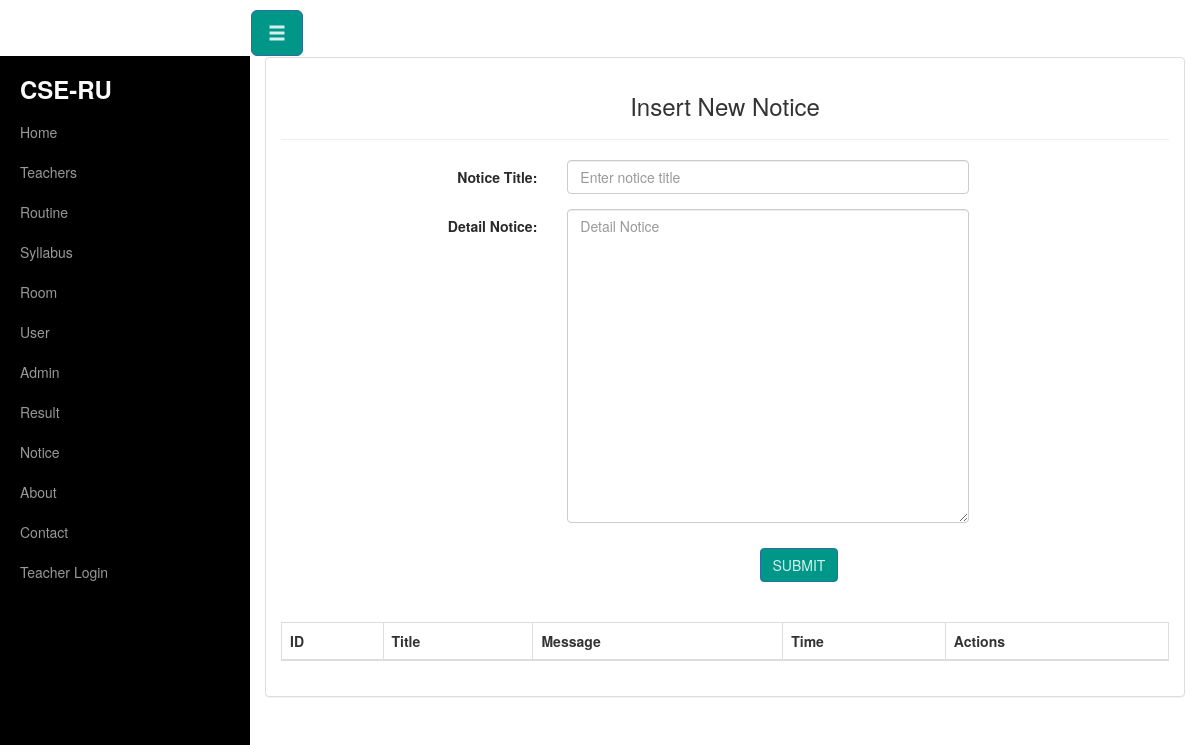
Before: /admin_notice.php with the older database file.
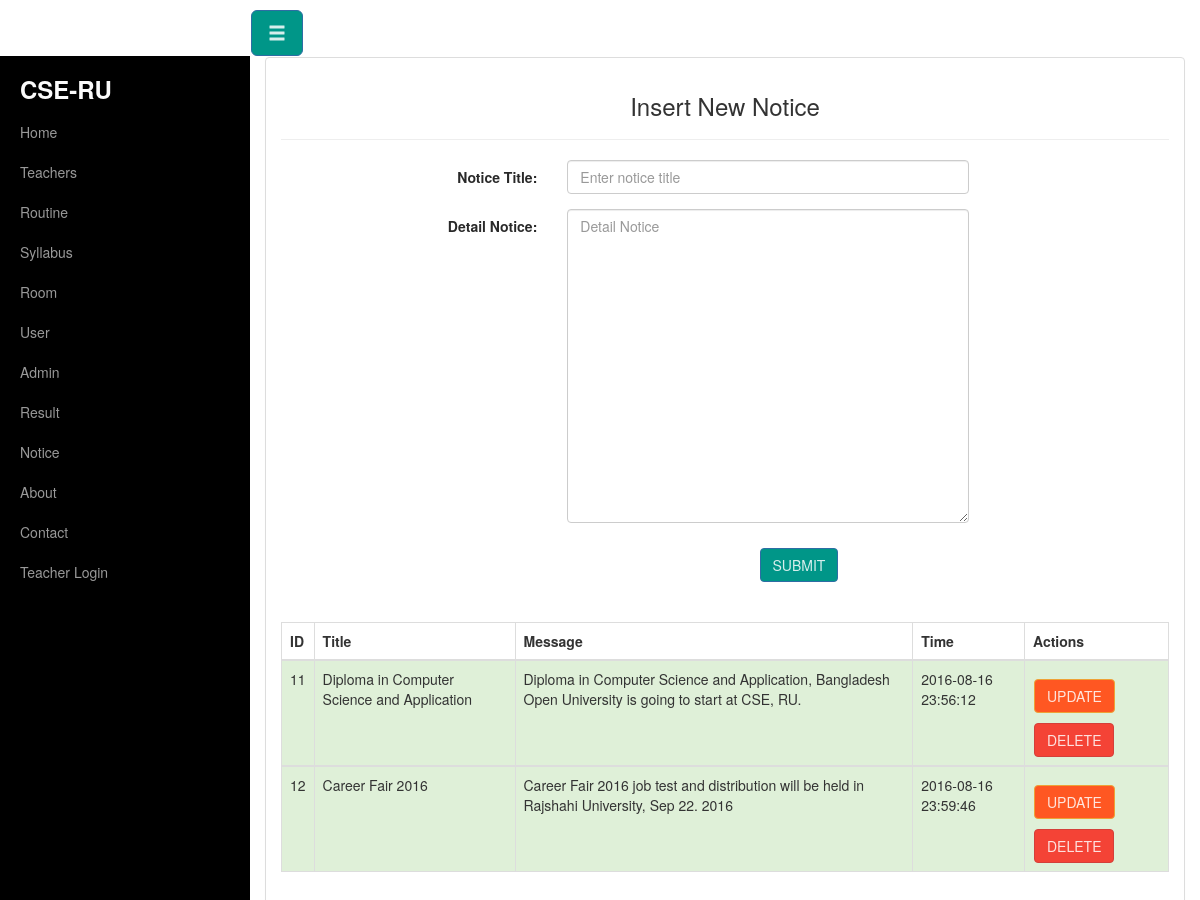
After: the same page with the newer database file.
### tables this page shows
CREATE TABLE IF NOT EXISTS `notice` (
  `id` int(11) NOT NULL AUTO_INCREMENT,
  `title` text NOT NULL,
  `message` text NOT NULL,
  `time` timestamp NOT NULL DEFAULT CURRENT_TIMESTAMP ON UPDATE CURRENT_TIMESTAMP,
  PRIMARY KEY (`id`)
);

### admin_notice.php (the view, shortened to what this page needs)
<?php
require_once 'header.php';
require_once 'db_con.php';
?>
<div class="container-fluid">
	<div class="row" id="wrapper">
	<?php require_once'menubar.php';?>
	<div class="col-sm-12">
		<div class="panel panel-default">
		<div class="panel-body">
		<center><h3>Insert New Notice</h3></center>
			<hr>
<div class="col-sm-10 col-sm-offset-2">
	<form action="admin_notice.php" method="post" class="form-horizontal" role="form">
            <div class="form-group">
                <label for="title" class="col-sm-2 control-label">Notice Title:</label>
                <div class="col-sm-7">
                <input type="text" class="form-control" name="title" placeholder="Enter notice title" >
                </div>
            </div>
			<div class="form-group">
                <label for="message" class="col-sm-2 control-label">Detail Notice:</label>
                <div class="col-sm-7">
                    <textarea class="form-control" rows="15" name="message" placeholder="Detail Notice"></textarea>
                </div>
            </div>
			<center><input type="submit" name="submit" value="Submit" class="btn btn-primary"></center>
	</form>
	<br>
		<br>
</div>
<?php
      echo "<div>";
      echo "<table class='table table-bordered'>";
      echo "<thead>";
      echo "<tr>";
      echo "<th>ID</th>";
      echo "<th>Title</th>";
      echo "<th>Message</th>";
      echo "<th>Time</th>";
      echo "<th>Actions</th>";
      echo "</tr>";
      echo "</thead>";
    $other=mysqli_query($conn,"SELECT * FROM notice");
    while ($filter=mysqli_fetch_array($other)) {
      echo "<tbody>";
      echo "<tr class='success'>";
      echo "<td>".$filter['id']."</td>";
      echo "<td>".$filter['title']."</td>";
      echo "<td>".$filter['message']."</td>";
      echo "<td>".$filter['time']."</td>";
      echo '<td><a href="update_notice.php?id=' . $filter['id'] . '"><b class="btn btn-warning">Update</b></a>' ;
      echo '<a href="notice_delete.php?id=' . $filter['id'] . '" onclick=\'return confirm("Are you sure you want to delete this record?")\'><b class="btn btn-danger">Delete</b></a></td>' ;
      echo "</tr>";
      echo "</tbody>";
}
      echo "</table>";
      echo "</div>";
?>
		</div>
		</div>
	</div>
	</div>
</div>

Changed rows visible on the page:
added notice: id "11", title "Diploma in Computer Science and Application", message "Diploma in Computer Science and Application, Bangladesh Open University is going to start at CSE, RU.", time "2016-08-16 23:56:12"
added notice: id "12", title "Career Fair 2016", message "Career Fair 2016 job test and distribution will be held in Rajshahi University, Sep 22. 2016", time "2016-08-16 23:59:46"
